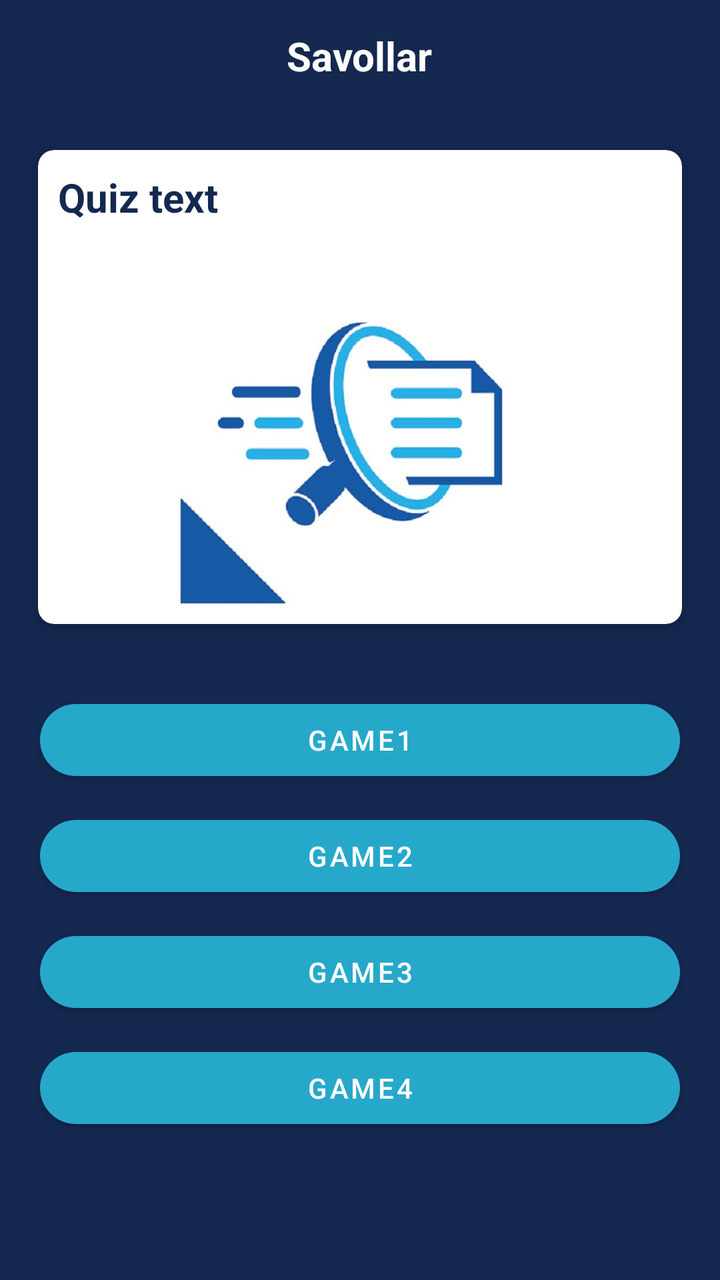
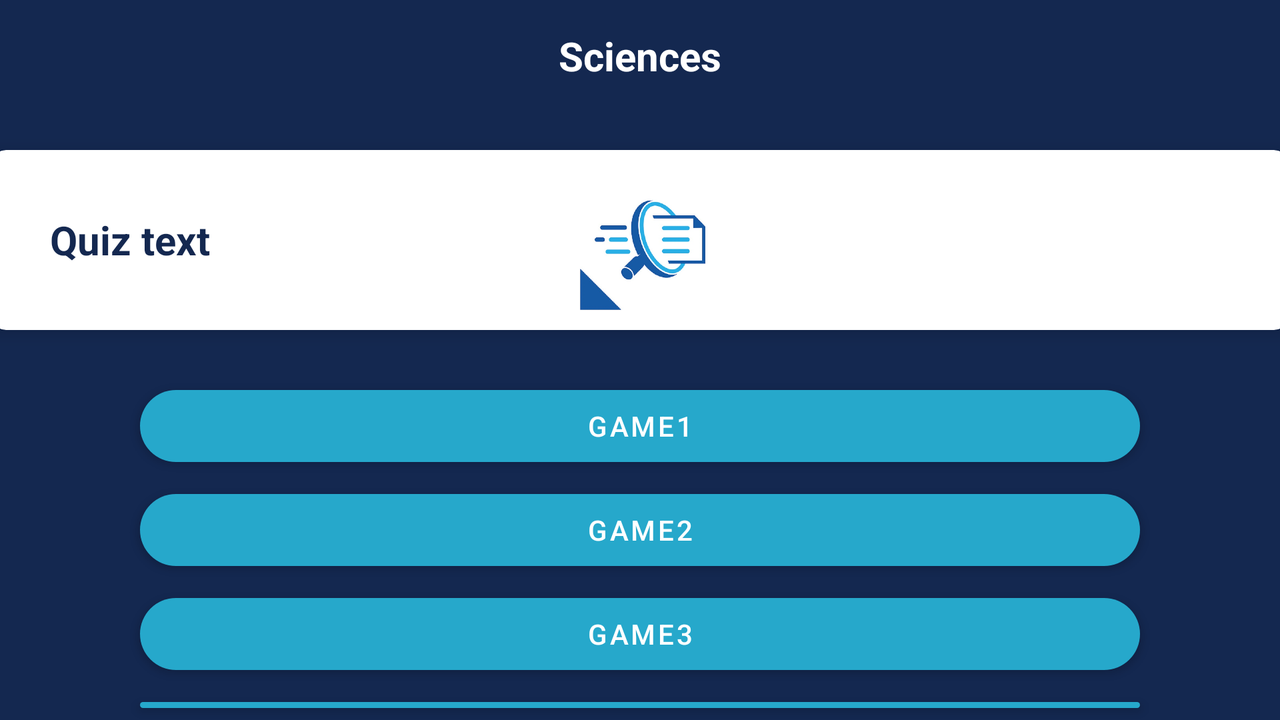

First picture: res/layout/ on a phone held upright. Second picture: the repository's own variant of that layout, on a device whose configuration matches the variant's folder. Source for both follows.
<!-- AndroidManifest.xml: application theme Theme.FindQuickly -->
<!-- res/layout/activity_quzi.xml -->
<?xml version="1.0" encoding="utf-8"?>
<FrameLayout xmlns:android="http://schemas.android.com/apk/res/android"
    xmlns:app="http://schemas.android.com/apk/res-auto"
    xmlns:tools="http://schemas.android.com/tools"
    android:layout_width="match_parent"
    android:layout_height="match_parent"
    android:background="@color/ColorPrimaryDark"
    tools:context=".activities.QuziActivity">

    <LinearLayout
        android:layout_width="match_parent"
        android:layout_height="match_parent"
        android:orientation="vertical">

        <FrameLayout
            android:layout_width="match_parent"
            android:layout_height="?attr/actionBarSize">

            <ImageView
                android:id="@+id/imageBack"
                android:layout_width="wrap_content"
                android:layout_height="wrap_content"
                android:layout_gravity="center_vertical"
                android:layout_margin="10dp"
                android:src="@drawable/back"
                app:tint="@color/white" />

            <TextView
                android:layout_width="wrap_content"
                android:layout_height="wrap_content"
                android:layout_gravity="center"
                android:text="Savollar"
                android:textColor="@color/white"
                android:textSize="20sp"
                android:textStyle="bold" />
        </FrameLayout>

        <androidx.cardview.widget.CardView
            android:layout_width="match_parent"
            android:layout_height="wrap_content"
            android:layout_margin="19dp"
            app:cardBackgroundColor="@color/white"
            app:cardCornerRadius="8dp"
            app:cardElevation="5dp"
            app:contentPadding="10dp">

            <LinearLayout
                android:layout_width="match_parent"
                android:layout_height="wrap_content"
                android:orientation="vertical">

                <TextView
                    android:id="@+id/tvQuiz"
                    android:layout_width="match_parent"
                    android:layout_height="wrap_content"
                    android:text="Quiz text "
                    android:textColor="@color/ColorPrimaryDark"
                    android:textSize="20sp"
                    android:textStyle="bold" />

                <ImageView
                    android:id="@+id/imageQuiz"
                    android:layout_width="match_parent"
                    android:layout_height="180dp"
                    android:layout_marginTop="10dp"
                    android:src="@drawable/wait" />
            </LinearLayout>
        </androidx.cardview.widget.CardView>

        <com.google.android.material.button.MaterialButton
            android:id="@+id/btnA"
            android:layout_width="match_parent"
            android:layout_height="wrap_content"
            android:layout_marginLeft="20dp"
            android:layout_marginTop="15dp"
            android:layout_marginRight="20dp"
            android:text="Game1"
            android:textColor="@color/white"
            app:backgroundTint="@color/ColorAccept"
            app:cornerRadius="20dp" />

        <com.google.android.material.button.MaterialButton
            android:id="@+id/btnB"
            android:layout_width="match_parent"
            android:layout_height="wrap_content"
            android:layout_marginLeft="20dp"
            android:layout_marginTop="10dp"
            android:layout_marginRight="20dp"
            android:text="Game2"
            android:textColor="@color/white"
            app:backgroundTint="@color/ColorAccept"
            app:cornerRadius="20dp" />

        <com.google.android.material.button.MaterialButton
            android:id="@+id/btnC"
            android:layout_width="match_parent"
            android:layout_height="wrap_content"
            android:layout_marginLeft="20dp"
            android:layout_marginTop="10dp"
            android:layout_marginRight="20dp"
            android:text="Game3"
            android:textColor="@color/white"
            app:backgroundTint="@color/ColorAccept"
            app:cornerRadius="20dp" />

        <com.google.android.material.button.MaterialButton
            android:id="@+id/btnD"
            android:layout_width="match_parent"
            android:layout_height="wrap_content"
            android:layout_marginLeft="20dp"
            android:layout_marginTop="10dp"
            android:layout_marginRight="20dp"
            android:text="Game4"
            android:textColor="@color/white"
            app:backgroundTint="@color/ColorAccept"
            app:cornerRadius="20dp" />
    </LinearLayout>
</FrameLayout>
<!-- resources referenced by this layout -->
<resources>
  <color name="ColorAccept">#26A8CB</color>
  <color name="ColorPrimaryDark">#142850</color>
  <color name="white">#FFFFFFFF</color>
  <!-- drawable wait: jpg bitmap (drawable, 38051 bytes) -->
  <style name="Theme.FindQuickly" parent="Theme.MaterialComponents.DayNight.NoActionBar">
          
          <item name="colorPrimary">@color/colorPrimary</item>
          <item name="colorPrimaryDark">@color/ColorPrimaryDark</item>
          <item name="colorAccent">@color/ColorAccept</item>
      </style>
  <color name="colorPrimary">#183368</color>
</resources>
<!-- res/layout-land/activity_quzi.xml (the repository's variant of the layout above) -->
<!-- drawn on the phone turned sideways -->
<?xml version="1.0" encoding="utf-8"?>
<FrameLayout xmlns:android="http://schemas.android.com/apk/res/android"
    xmlns:app="http://schemas.android.com/apk/res-auto"
    xmlns:tools="http://schemas.android.com/tools"
    android:layout_width="match_parent"
    android:layout_height="match_parent"
    android:background="@color/ColorPrimaryDark"
    tools:context=".activities.QuziActivity">

    <LinearLayout
        android:layout_width="match_parent"
        android:layout_height="match_parent"
        android:orientation="vertical">

        <FrameLayout
            android:layout_width="match_parent"
            android:layout_height="?attr/actionBarSize">

            <ImageView
                android:id="@+id/imageBack"
                android:layout_width="wrap_content"
                android:layout_height="wrap_content"
                android:layout_gravity="center_vertical"
                android:layout_margin="10dp"
                android:src="@drawable/back"
                app:tint="@color/white" />

            <TextView
                android:layout_width="wrap_content"
                android:layout_height="wrap_content"
                android:layout_gravity="center"
                android:text="Sciences"
                android:textColor="@color/white"
                android:textSize="20sp"
                android:textStyle="bold" />
        </FrameLayout>

        <androidx.cardview.widget.CardView
            android:layout_gravity="center"
            android:layout_width="650dp"
            android:layout_height="90dp"
            android:layout_margin="19dp"
            app:cardBackgroundColor="@color/white"
            app:cardCornerRadius="8dp"
            app:cardElevation="5dp"
            app:contentPadding="10dp">

            <LinearLayout
                android:layout_width="match_parent"
                android:layout_height="wrap_content"
                android:orientation="horizontal">

                <TextView
                    android:layout_gravity="center_vertical"
                    android:id="@+id/tvQuiz"
                    android:layout_marginLeft="20dp"
                    android:layout_width="100dp"
                    android:layout_height="wrap_content"
                    android:text="Quiz text "
                    android:textColor="@color/ColorPrimaryDark"
                    android:textSize="20sp"
                    android:textStyle="bold" />

                <ImageView
                    android:layout_gravity="center_vertical"
                    android:id="@+id/imageQuiz"
                    android:layout_width="200dp"
                    android:layout_height="70dp"
                    android:layout_marginLeft="100dp"
                    android:src="@drawable/wait" />
            </LinearLayout>
        </androidx.cardview.widget.CardView>

        <com.google.android.material.button.MaterialButton
            android:id="@+id/btnA"
            android:layout_gravity="center"
            android:layout_width="500dp"
            android:layout_height="wrap_content"
            android:layout_marginLeft="20dp"
            android:layout_marginTop="5dp"
            android:layout_marginRight="20dp"
            android:text="Game1"
            android:textColor="@color/white"
            app:backgroundTint="@color/ColorAccept"
            app:cornerRadius="20dp" />

        <com.google.android.material.button.MaterialButton
            android:id="@+id/btnB"
            android:layout_gravity="center"
            android:layout_width="500dp"
            android:layout_height="wrap_content"
            android:layout_marginLeft="20dp"
            android:layout_marginTop="4dp"
            android:layout_marginRight="20dp"
            android:text="Game2"
            android:textColor="@color/white"
            app:backgroundTint="@color/ColorAccept"
            app:cornerRadius="20dp" />

        <com.google.android.material.button.MaterialButton
            android:id="@+id/btnC"
            android:layout_gravity="center"
            android:layout_width="500dp"
            android:layout_height="wrap_content"
            android:layout_marginLeft="20dp"
            android:layout_marginTop="4dp"
            android:layout_marginRight="20dp"
            android:text="Game3"
            android:textColor="@color/white"
            app:backgroundTint="@color/ColorAccept"
            app:cornerRadius="20dp" />

        <com.google.android.material.button.MaterialButton
            android:id="@+id/btnD"
            android:layout_width="500dp"
            android:layout_gravity="center"
            android:layout_height="wrap_content"
            android:layout_marginLeft="20dp"
            android:layout_marginTop="4dp"
            android:layout_marginRight="20dp"
            android:text="Game4"
            android:textColor="@color/white"
            app:backgroundTint="@color/ColorAccept"
            app:cornerRadius="20dp" />
    </LinearLayout>
</FrameLayout>
